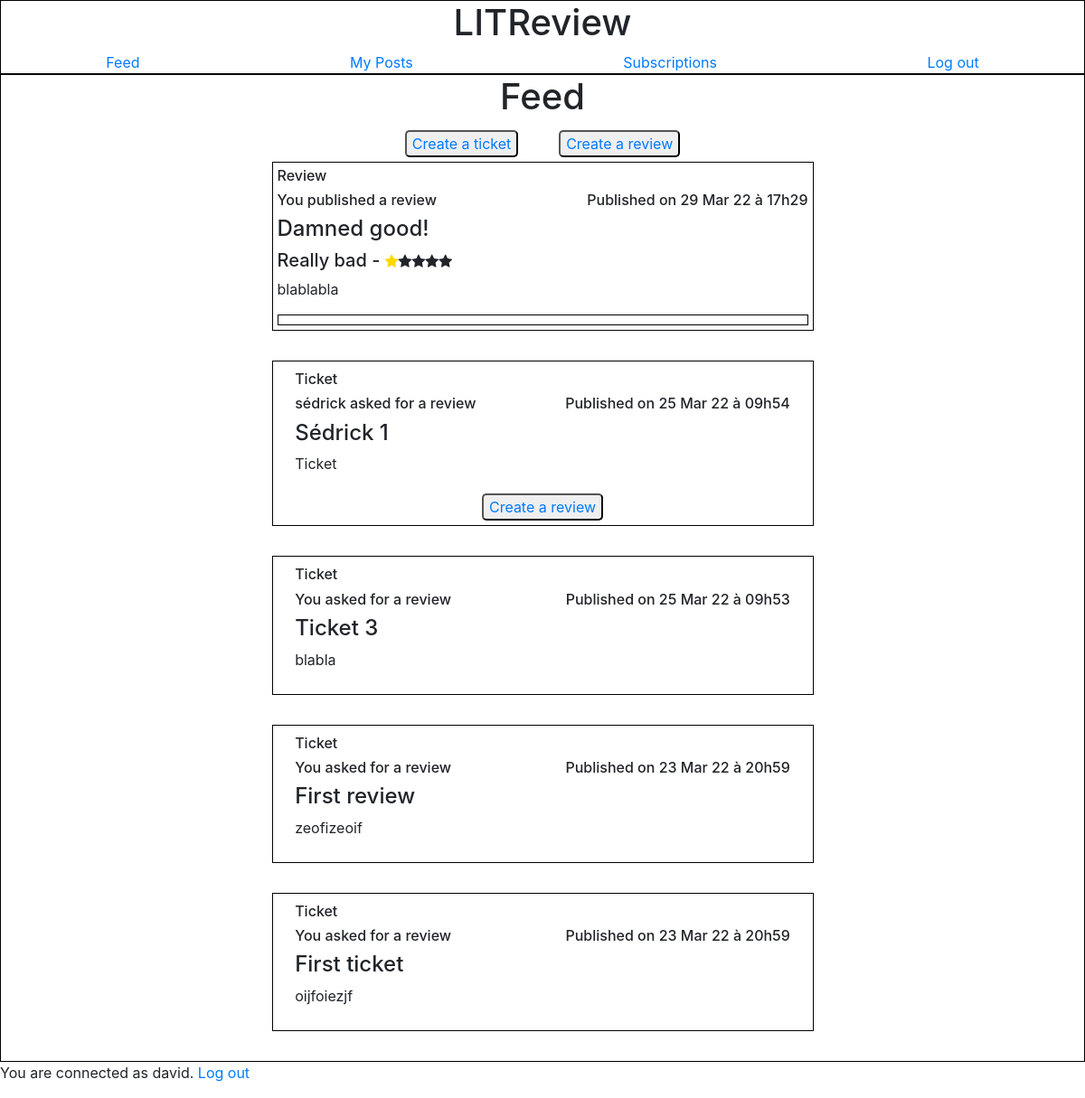
The page /home_page/ (signed in) on the database as committed earlier.
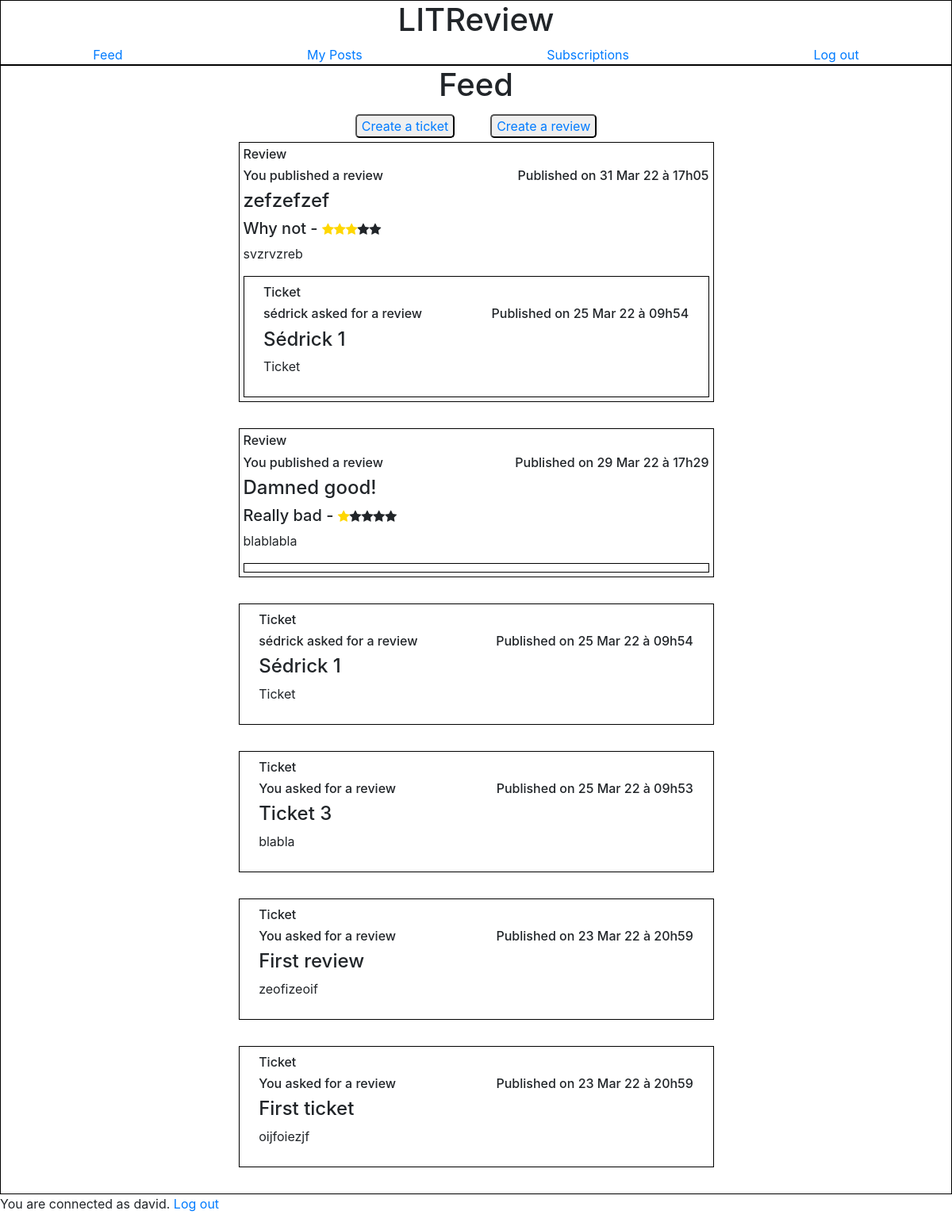
The same page on the database as committed later.
### feedapp/models.py (models this page shows, shortened)
class Review(models.Model):
    ticket = models.ForeignKey(to=Ticket, null=True, on_delete=models.CASCADE)
    rating = models.PositiveSmallIntegerField(validators=[MinValueValidator(0), MaxValueValidator(5)])
    user = models.ForeignKey(settings.AUTH_USER_MODEL, on_delete=models.CASCADE)
    headline = models.CharField(max_length=128)
    body = models.TextField(max_length=8192)
    time_created = models.DateTimeField(auto_now_add=True)

class Ticket(models.Model):
    title = models.CharField(max_length=128)
    description = models.CharField(max_length=2048, blank=True)
    user = models.ForeignKey(settings.AUTH_USER_MODEL, on_delete=models.CASCADE)
    image = models.ImageField(null=True, blank=True)
    time_created = models.DateTimeField(auto_now_add=True)
    IMAGE_MAX_SIZE = (100, 100)

### authentication/models.py (models this page shows)
class User(AbstractUser):
    username = models.CharField(max_length=20, unique=True)
    USERNAME_FIELD = 'username'

### feedapp/views.py (the view)
# urls.py: path('home_page/', home_page, name='home_page'),
@login_required
def home_page(request):
    follower = models.UserFollows.objects.filter(user=request.user).values('followed_user')
    tickets = models.Ticket.objects.filter(Q(user=request.user) | Q(user__in=follower))
    reviews = models.Review.objects.filter(Q(user=request.user) | Q(user__in=follower) |
                                           Q(ticket__in=tickets))
    tickets = tickets.annotate(content_type=Value('TICKET', CharField()))
    reviews = reviews.annotate(content_type=Value('REVIEW', CharField()))
    posts = sorted(chain(tickets, reviews), key=lambda post: post.time_created, reverse=True)
    return render(request, 'feedapp/home_page.html', context={'posts': posts})

### feedapp/templatetags/feedapp_extras.py (called while the page is built)
@register.filter
def ticket_has_review(value):
    test_existing_reviews = False
    review = models.Review.objects.filter(ticket=value)
    if review:
        test_existing_reviews = True
    return test_existing_reviews

@register.filter
def get_posted_at_display(posted_at):
    seconds_ago = (timezone.now() - posted_at).total_seconds()
    if seconds_ago <= HOUR:
        return f'Published {int(seconds_ago // MINUTE)} minutes ago.'
    elif seconds_ago <= DAY:
        return f'Published {int(seconds_ago // HOUR)} hours ago.'
    return f'Published on {posted_at.strftime("%d %b %y à %Hh%M")}'

@register.simple_tag(takes_context=True)
def get_poster_display(context, user):
    if user == context['user']:
        return 'You'
    return user.username

### feedapp/templates/feedapp/home_page.html (shortened to what this page needs)
{% extends 'base.html' %}
{% load static %}
{% load feedapp_extras %}
    {% block content %}
    <div class="main_content">
        <h1>Feed</h1>
            <div class="main_content_buttons">
                <button type="button" class="button_review_ticket"><a href="{% url 'create_ticket' %}">Create a ticket</a></button>
                <button type="button" class="button_review_ticket"><a href="{% url 'create_review' %}">Create a review</a></button>
            </div>
            {% for post in posts %}
                {% if post.content_type == 'TICKET' %}
                <div class="ticket_area">
                    {% include 'feedapp/partials/ticket_snippet.html' with ticket=post %}
                            {% if post|ticket_has_review == False and post.user != user %}
                                <button type="button" class="button_review_ticket"><a href="{% url 'answer_ticket' post.id %}">Create a review</a></button>
                            {% endif %}
                </div>
                {% elif post.content_type == 'REVIEW' %}
                    {% include 'feedapp/partials/review_snippet.html' with review=post %}
                {% endif %}
            {% endfor %}
    </div>
    {% endblock content %}

### feedapp/templates/feedapp/partials/review_snippet.html (shortened to what this page needs)
{% load static %}
{% load feedapp_extras %}
<div class="review">
    <h6>Review</h6>
    <div class="review_info">
        <h6>{% get_poster_display review.user%} published a review</h6>
        <h6>{{ review.time_created|get_posted_at_display }}</h6>
    </div>
    <h4>{{ review.headline }}</h4>
    <div class="review_rating">
        {% if review.rating == 5 %}
            <h5>Extraordinary -&nbsp </h5>
            <i class="fa fa-star checked"></i>
            <i class="fa fa-star checked"></i>
            <i class="fa fa-star checked"></i>
            <i class="fa fa-star checked"></i>
            <i class="fa fa-star checked"></i>
        {% elif review.rating == 3 %}
            <h5>Why not -&nbsp </h5>
            <i class="fa fa-star checked"></i>
            <i class="fa fa-star checked"></i>
            <i class="fa fa-star checked"></i>
            <i class="fa fa-star"></i>
            <i class="fa fa-star"></i>
        {% elif review.rating == 1 %}
            <h5>Really bad -&nbsp </h5>
            <i class="fa fa-star checked"></i>
            <i class="fa fa-star"></i>
            <i class="fa fa-star"></i>
            <i class="fa fa-star"></i>
            <i class="fa fa-star"></i>
        {% endif %}
    </div>
    <p>{{ review.body }}</p>
    <div class="ticket_area">
        {% if review.ticket %}
            {% include 'feedapp/partials/ticket_snippet.html' with ticket=review.ticket %}
        {% endif %}
    </div>
</div>

### feedapp/templates/feedapp/partials/ticket_snippet.html (shortened to what this page needs)
{% load static %}
{% load feedapp_extras %}
<div class="ticket">
    <h6>Ticket</h6>
    <div class="ticket_info">
        <h6>{% get_poster_display ticket.user %} asked for a review</h6>
        <h6>{{ ticket.time_created|get_posted_at_display }}</h6>
    </div>
    <h4>{{ ticket.title }}</h4>
    <p>{{ ticket.description }}</p>
</div>

Rows that differ between the two databases and show on the page:
added Review: user "You", time_created|get_posted_at_display "Published on 31 Mar 22 à 17h05", headline "zefzefzef", rating "Why not -", body "svzrvzreb", Ticket.user.username "sédrick", {{ ticket.time_created|get_posted_at_display }} "Published on 25 Mar 22 à 09h54", {{ ticket.title }} "Sédrick 1", {{ ticket.description }} "Ticket"
shown differently, row unchanged: Ticket "Sédrick 1": no longer shows "Create a review"
